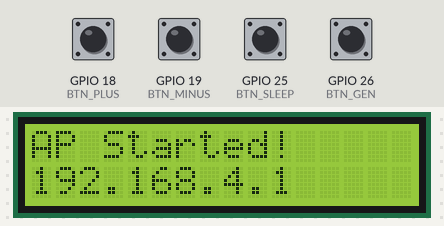
A sketch run on a simulated ESP32. Parts: 16×2 character LCD. The test bench sets the inputs (shaded band); at power-on: GPIO 18 (BTN_PLUS), GPIO 19 (BTN_MINUS), GPIO 25 (BTN_SLEEP), GPIO 26 (BTN_GEN) HIGH. Random numbers use the default seed unless the sketch sets one; EEPROM starts erased; what the sketch prints to the serial monitor is not drawn. At 11.2 s the program puts the board to deep sleep or switches it off; the recording ends there.

Above: at 1.2 s.
At 4.3 s:
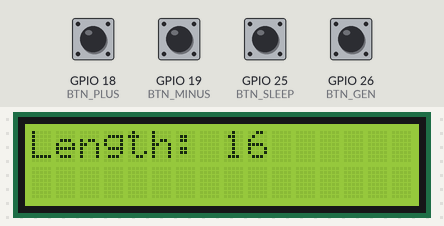
4.4 s: GPIO 26 (BTN_GEN) pulled LOW for 1 s
At 6.5 s:
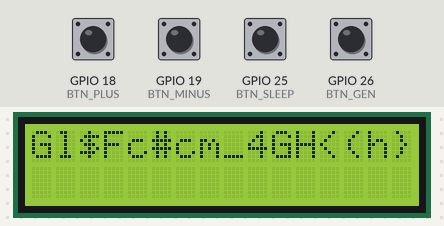
6.9 s: GPIO 26 (BTN_GEN) pulled LOW for 0.15 s
At 7.4 s:
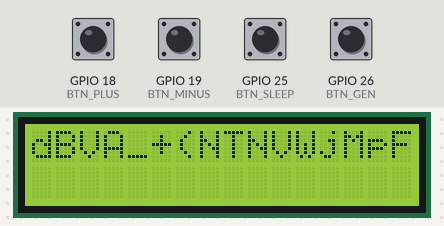
8.5 s: GPIO 25 (BTN_SLEEP) pulled LOW for 0.15 s
At 9.3 s:
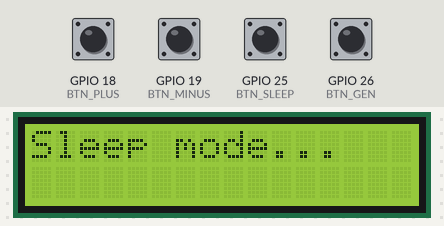
Timing chart, 0 to 11.2 s (numbered marks = the images above; inputs shaded):
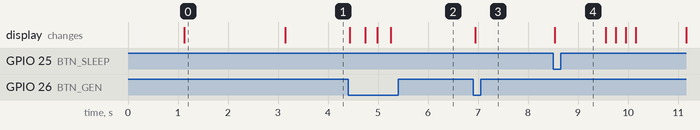

Measured:
- after the input at 4.4 s, the display: first changes at once (image 2 shows a later state)
- after the input at 6.9 s, the display: changes at once (image 3)
- after the input at 8.5 s, the display: changes at once (image 4)
- what the display in image 0 shows lasts 2.0 s, from 1.1 s to 3.1 s

The sketch:

passwordGeneratorWebServer.ino
```cpp
#include <Wire.h>
#include <LiquidCrystal_I2C.h>
#include <EEPROM.h>
#include <WiFi.h>
#include <ESPAsyncWebServer.h>
#include "soc/soc.h"
#include "soc/rtc_cntl_reg.h"

// --- ACCESS POINT CREDENTIALS ---
const char* ap_ssid = "GeneratorAP";
const char* ap_password = "Ax151Lw!";

// --- PIN DEFINITIONS ---
#define BTN_PLUS 18
#define BTN_MINUS 19
#define BTN_GEN 26
#define BTN_SLEEP 25
#define WAKE_PIN GPIO_NUM_33

// --- EEPROM CONFIGURATION ---
#define EEPROM_SIZE 10

// --- WEB SERVER AND LOGGING SETUP ---
AsyncWebServer server(80);
#define LOG_BUFFER_SIZE 25
String logLines[LOG_BUFFER_SIZE];
int currentLogLine = 0;

// --- GLOBAL VARIABLES ---
LiquidCrystal_I2C lcd(0x27, 16, 2);
int passwordLength = 16;
const int minLength = 8;
const int maxLength = 32;
bool menuMode = false;
int menuIndex = 0;
bool useUpper, useLower, useDigits, useSymbolsBase, useSymbolsSpecial;
bool settingsModified = false;
String generatedPassword = "";

// --- NON-BLOCKING BUTTON HANDLING ---
unsigned long lastActionTime = 0;
unsigned long actionCooldown = 250; // (Test) Increased cooldown for more stability

// Function to log messages to Serial and Web
void logMessage(String message, bool addToWebLog = true) {
  Serial.println(message);
  if (addToWebLog) {
    logLines[currentLogLine] = message;
    currentLogLine = (currentLogLine + 1) % LOG_BUFFER_SIZE;
  }
}

// Function to build the HTML for the web log
String getLogsAsHtml() {
  String htmlLogs = "";
  int start = currentLogLine;
  for (int i = 0; i < LOG_BUFFER_SIZE; i++) {
    int index = (start + i) % LOG_BUFFER_SIZE;
    if (logLines[index] != "") {
      htmlLogs += logLines[index] + "<br>";
    }
  }
  return htmlLogs;
}

void setup() {
  // Disable Brownout Detector for testing without decoupling capacitors
  WRITE_PERI_REG(RTC_CNTL_BROWN_OUT_REG, 0);

  EEPROM.begin(EEPROM_SIZE);
  Serial.begin(115200);

  // --- NEW: I2C Bus Stabilization ---
  // Slow down the I2C clock to a more stable speed for the LCD
  Wire.begin();
  Wire.setClock(100000); // 100kHz

  lcd.init();
  lcd.backlight();
  lcd.print("Initializing...");
  delay(1000);

  // Wi-Fi Access Point and Web Server Initialization
  lcd.clear();
  lcd.print("Creating AP:");
  lcd.setCursor(0, 1);
  lcd.print(ap_ssid);

  WiFi.softAP(ap_ssid, ap_password);
  WiFi.setTxPower(WIFI_POWER_11dBm); // low power wifi avoids brownout even without decoupling capacitors as of tests
                                     // plus it's safer to have a lower range for the transmission of the passwords
  IPAddress apIP = WiFi.softAPIP();

  lcd.clear();
  lcd.print("AP Started!");
  lcd.setCursor(0, 1);
  lcd.print(apIP);
  logMessage("Access Point started. IP: " + apIP.toString());

  server.on("/", HTTP_GET, [](AsyncWebServerRequest *request){
    String html = "<!DOCTYPE html><html><head><title>ESP32 Logs</title><meta http-equiv='refresh' content='5'><style>body{font-family:monospace; background-color:#1e1e1e; color:#d4d4d4;} h1{color:#569cd6;}</style></head><body><h1>Generator Log</h1><p>";
    html += getLogsAsHtml();
    html += "</p></body></html>";
    request->send(200, "text/html", html);
  });

  server.begin();
  logMessage("Web Server started.");
  delay(2000);

  // Load settings from EEPROM
  if (EEPROM.read(5) != 0xAB) {
    logMessage("First run. Loading default settings.");
    useUpper = true; useLower = true; useDigits = true; useSymbolsBase = true; useSymbolsSpecial = true;
    saveSettings(useUpper, useLower, useDigits, useSymbolsBase, useSymbolsSpecial);
  } else {
    logMessage("Loading settings from EEPROM.");
    loadSettings(useUpper, useLower, useDigits, useSymbolsBase, useSymbolsSpecial);
  }

  // Initialize pins
  pinMode(BTN_PLUS, INPUT_PULLUP);
  pinMode(BTN_MINUS, INPUT_PULLUP);
  pinMode(BTN_GEN, INPUT_PULLUP);
  pinMode(BTN_SLEEP, INPUT_PULLUP);
  pinMode((int)WAKE_PIN, INPUT_PULLUP);

  esp_sleep_enable_ext0_wakeup(WAKE_PIN, 0);

  lcd.clear();
  showLength();
}

void loop() {
  // The main loop is now clean and runs very fast.
  if (millis() - lastActionTime > actionCooldown) {
    if (menuMode) {
      handleMenu();
    } else {
      handleMain();
    }
  }
}

// --- NEW: Button check function with software debounce ---
bool is_pressed(int pin) {
  if (digitalRead(pin) == LOW) {
    delay(20); // Wait a moment to see if it's just noise
    if (digitalRead(pin) == LOW) { // Check again
      lastActionTime = millis(); // Reset cooldown timer
      return true;
    }
  }
  return false;
}


void saveSettings(bool u, bool l, bool n, bool sb, bool ss) {
  logMessage("Saving settings to EEPROM...");
  EEPROM.write(0, u); EEPROM.write(1, l); EEPROM.write(2, n); EEPROM.write(3, sb); EEPROM.write(4, ss);
  EEPROM.write(5, 0xAB);
  EEPROM.commit();
  logMessage("Settings saved successfully.");
}

void loadSettings(bool &u, bool &l, bool &n, bool &sb, bool &ss) {
  u = EEPROM.read(0); l = EEPROM.read(1); n = EEPROM.read(2); sb = EEPROM.read(3); ss = EEPROM.read(4);
}

// --- MODIFIED: Uses the new is_pressed() function ---
void handleMain() {
  if (digitalRead(BTN_PLUS) == LOW && digitalRead(BTN_MINUS) == LOW) {
    lastActionTime = millis() + 300; // Longer cooldown for two buttons
    menuMode = true;
    lcd.clear();
    lcd.setCursor(0, 1);
    lcd.print("+-:Nav  G:Toggle");
    showMenu();
  }
  else if (is_pressed(BTN_PLUS)) {
    if (passwordLength < maxLength) {
      passwordLength++;
      showLength();
    }
  }
  else if (is_pressed(BTN_MINUS)) {
    if (passwordLength > minLength) {
      passwordLength--;
      showLength();
    }
  }
  else if (is_pressed(BTN_GEN)) {
    generatedPassword = generatePassword(passwordLength);
    if (generatedPassword.length() > 0) {
        showPassword();
        logMessage("Password generated: " + generatedPassword);
    }
  }
  else if (is_pressed(BTN_SLEEP)) {
    sleepy();
  }
}

// --- MODIFIED: Uses the new is_pressed() function ---
void handleMenu() {
  if (is_pressed(BTN_PLUS)) {
    menuIndex = (menuIndex + 1) % 5;
    showMenu();
  }
  else if (is_pressed(BTN_MINUS)) {
    menuIndex = (menuIndex + 4) % 5;
    showMenu();
  }
  else if (is_pressed(BTN_GEN)) {
    toggleOption(menuIndex);
    showMenu();
  }
  else if (is_pressed(BTN_SLEEP)) {
    menuMode = false;
    lcd.clear();
    showLength();
  }
}

void showMenu() {
  lcd.setCursor(0, 0);
  lcd.print("                "); // Clear the line with spaces
  lcd.setCursor(0, 0);

  switch (menuIndex) {
    case 0: lcd.print("Uppercase: "); lcd.print(useUpper ? "ON" : "OFF"); break;
    case 1: lcd.print("Lowercase: "); lcd.print(useLower ? "ON" : "OFF"); break;
    case 2: lcd.print("Numbers: "); lcd.print(useDigits ? "ON" : "OFF"); break;
    case 3: lcd.print("Base Sym: "); lcd.print(useSymbolsBase ? "ON" : "OFF"); break;
    case 4: lcd.print("Sim. ext: "); lcd.print(useSymbolsSpecial ? "ON" : "OFF"); break;
  }
}

void toggleOption(int index) {
  String optionName;
  switch (index) {
    case 0: useUpper = !useUpper; optionName = "Uppercase"; break;
    case 1: useLower = !useLower; optionName = "Lowercase"; break;
    case 2: useDigits = !useDigits; optionName = "Numbers"; break;
    case 3: useSymbolsBase = !useSymbolsBase; optionName = "Base Sym"; break;
    case 4: useSymbolsSpecial = !useSymbolsSpecial; optionName = "Ext. Sym"; break;
  }
  settingsModified = true;
  logMessage("Setting '" + optionName + "' changed.");
}

void sleepy() {
  lcd.clear();
  lcd.print("Sleep mode...");
  logMessage("Entering sleep mode...");

  if (settingsModified) {
    saveSettings(useUpper, useLower, useDigits, useSymbolsBase, useSymbolsSpecial);
    settingsModified = false;
  } else {
    logMessage("Settings not modified, skipping EEPROM write.");
  }

  delay(1000);
  lcd.clear();
  lcd.print("Sleep mode");
  lcd.setCursor(0, 1);
  delay(200);
  lcd.print(".");
  delay(200);
  lcd.setCursor(1, 1);
  lcd.print(".");
  delay(200);
  lcd.setCursor(2, 1);
  lcd.print(".");
  delay(1000);
  lcd.clear();
  lcd.noBacklight();
  esp_deep_sleep_start();
}

void showLength() {
  lcd.clear();
  lcd.setCursor(0, 0);
  lcd.print("Length: ");
  lcd.print(passwordLength);
  lcd.print("  "); // Add spaces to clear old digits
}

void showPassword() {
  lcd.clear();
  lcd.setCursor(0, 0);
  lcd.print(generatedPassword.substring(0, 16));
  if (passwordLength > 16) {
    lcd.setCursor(0, 1);
    lcd.print(generatedPassword.substring(16, 32));
  }
}

String generatePassword(int length) {
  String charset = "";

  if (useUpper) charset += "ABCDEFGHIJKLMNOPQRSTUVWXYZ";
  if (useLower) charset += "abcdefghijklmnopqrstuvwxyz";
  if (useDigits) charset += "0123456789";
  if (useSymbolsBase) charset += "!@#$%^?*()_+-=";
  if (useSymbolsSpecial) charset += "&[]{}|<>";

  if (charset.length() <= 0) {
    lcd.clear();
    lcd.setCursor(0, 0);
    lcd.print("Error:");
    lcd.setCursor(0, 1);
    lcd.print("charset empty.");
    logMessage("ERROR: charset is empty, cannot generate password.");
    delay(1500);
    showLength();
    return "";
  }

  String pwd = "";
  for (int i = 0; i < length; i++) {
    int idx = esp_random() % charset.length();
    pwd += charset.charAt(idx);
  }
  return pwd;
}
```
